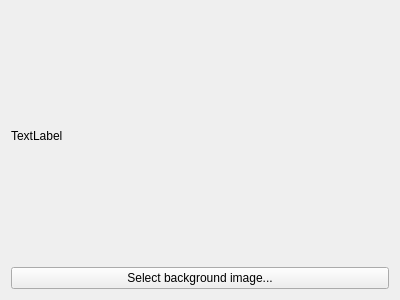
<?xml version="1.0" encoding="UTF-8"?>
<ui version="4.0">
 <class>Widget</class>
 <widget class="QWidget" name="Widget">
  <property name="geometry">
   <rect>
    <x>0</x>
    <y>0</y>
    <width>400</width>
    <height>300</height>
   </rect>
  </property>
  <property name="windowTitle">
   <string>Widget</string>
  </property>
  <layout class="QVBoxLayout" name="verticalLayout">
   <item>
    <widget class="QLabel" name="label">
     <property name="text">
      <string>TextLabel</string>
     </property>
    </widget>
   </item>
   <item>
    <widget class="QPushButton" name="pushButton">
     <property name="text">
      <string>Select background image...</string>
     </property>
    </widget>
   </item>
  </layout>
 </widget>
 <layoutdefault spacing="6" margin="11"/>
 <resources/>
 <connections/>
</ui>
